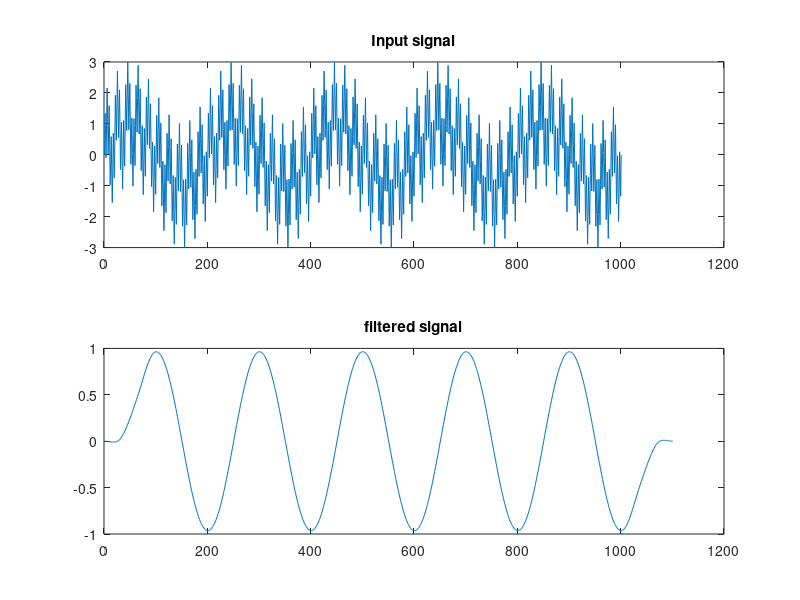

Reproduce this figure in MATLAB.
clc;
workspace;

format long g;
format compact;

frontSize=2;

t=0:1/2000:0.5;

f1=10;
t1=1/f1;
amp1=1;
signal1= amp1 * sin(2*pi*f1*t);

subplot(4,1,1)
plot(t,signal1)

f2=100;
t2=1/f2;
amp2=1;
signal2= amp2 * sin(2*pi*f2*t);

subplot(4,1,2)
plot(t,signal2)

f3=500;
t3=1/f3;
amp3=1;
signal3= amp3 * sin(2*pi*f3*t);

subplot(4,1,3)
plot(t,signal3)

signal = signal1+signal2+signal3;

subplot(4,1,4)
plot(t,signal)

fc=70;
fs=2000;
h=fir1(100,fc/fs);

plot(h);
freqz(h);

filtered_signal= conv(h,signal);

subplot(2,1,1)
plot(signal)
title('Input signal')

subplot(2,1,2)
plot(filtered_signal)
title('filtered signal')

csvwrite('lpf_fc_70hz.txt',h);

csvwrite('_10hz_100hz_500hz_sig.txt',signal);
